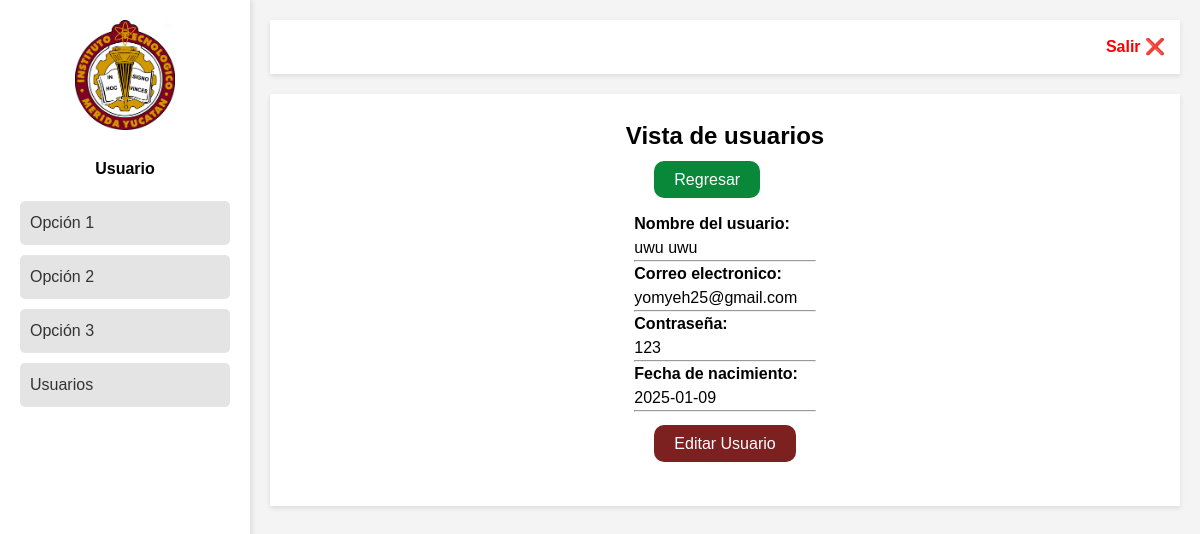
/ver-usuario.php?id=1 (signed in), run on an earlier commit of the app's database.
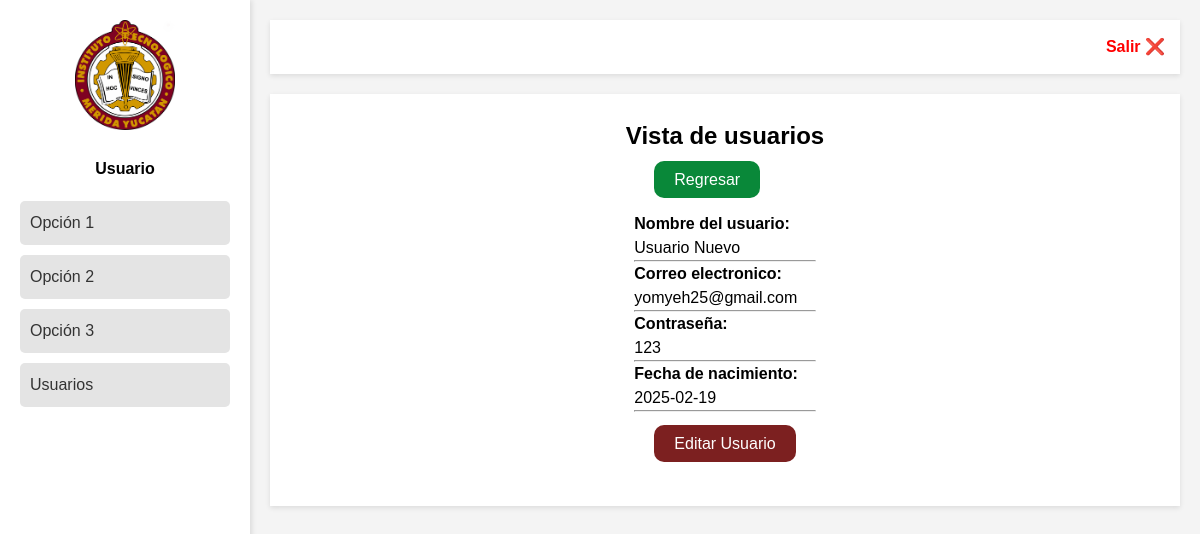
And on a later commit of the database.
### tables this page shows
CREATE TABLE `usuarios` (
  `ID` int(11) NOT NULL,
  `nombre` varchar(50) DEFAULT NULL,
  `apellido` varchar(50) DEFAULT NULL,
  `email` varchar(30) DEFAULT NULL,
  `contrasena` varchar(10) DEFAULT NULL,
  `fecha_nacimiento` date DEFAULT NULL
);

### ver-usuario.php (the view, shortened to what this page needs)
<!DOCTYPE html>
<html lang="es">
<head>
    <link rel="stylesheet" href="CSS/estilos.css">
</head>
<body>
    <div class="flex-container">
        <div class="sidebar">
            <?php
            include "utils/nav-bar.php"
            ?>
        </div>
        <div class="main-content">
            <header>
                <?php include "utils/header.php"?>
            </header>
            <section class="dashboard">
                <div class="tittle-div">
                    <h1 class="title">Vista de usuarios</h1>
                </div>
                <div class="usuarios-vista">
                    <div class="btn">
                        <a class="btn-green btn-main" href="usuario.php">Regresar</a>
                    </div>
                        <div class="vista">
                    <?php
                        require "conn.php";
                        $id_usuario = $_GET["id"];
                        $todos = "SELECT * FROM usuarios WHERE ID = '$id_usuario' ";
                        $resultado = mysqli_query($conectar, $todos);
                        $fila = $resultado -> fetch_array();
                        ?>
                        <p class='text-bold'>Nombre del usuario:</p>
                        <p><?php echo $fila["nombre"]. "&nbsp;". $fila["apellido"] ."<hr>";?></p>
                        <p class='text-bold'>Correo electronico:</p>
                        <p><?php echo $fila["email"]. "<br>"."<hr>"; ?></p>
                        <p class='text-bold'>Contraseña:</p>
                        <?php echo $fila["contrasena"]. "<br>"."<hr>";?>
                        <p class='text-bold'>Fecha de nacimiento:</p>
                        <?php  echo $fila["fecha_nacimiento"]. "<br>"."<hr>"; ?>
                    <div class="btn">
                        <a class="btn-blue" href="editar-usuario.php?id=<?php echo $fila['ID']; ?>">Editar Usuario</a>
                    </div>
                    </div>
                </div>
            </section>
        </div>
    </div>
</body>
</html>

What changed in the data, as far as the page shows it:
changed usuarios "yomyeh25@gmail.com": nombre "uwu" → "Usuario"; apellido "uwu" → "Nuevo"; fecha_nacimiento "2025-01-09" → "2025-02-19"
